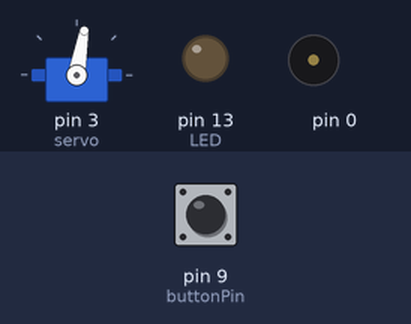
Recording of a sketch running on a simulated Arduino Uno, built with avr-gcc and run on an emulated ATmega328P. Shown: servo, output pins drawn as LEDs (lit = HIGH), buzzer (waves = sounding). The test bench sets the inputs (shaded band); at power-on: pin 9 (buttonPin) HIGH.

Above: at 4.2 s.
4.3 s: pin 9 (buttonPin) pulled LOW for 0.15 s
At 5.0 s:
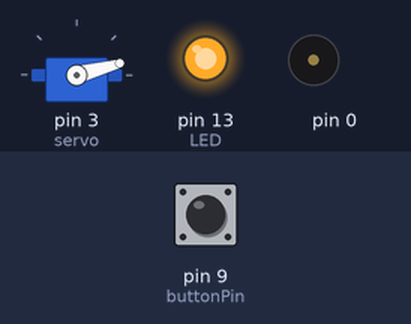
At 12.1 s:
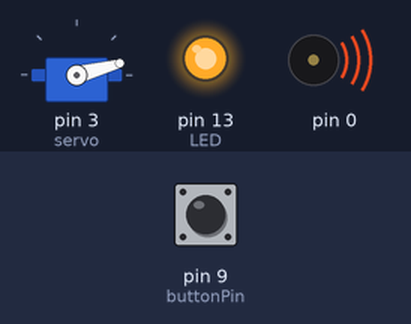
Timing chart, 0 to 13.3 s (numbered marks = the images above; inputs shaded):
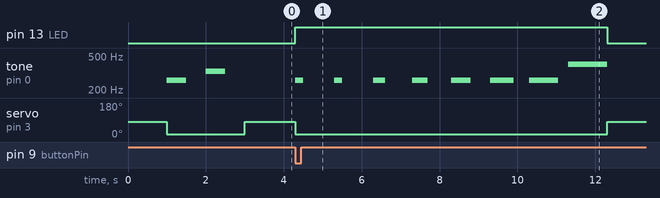

The sketch:

LegoMaze_Servo_Buzzer.ino
```cpp
//
// Using conductive tape and ball bearing as an input for servo control
// By Ben Nelson September 2019

// Include the servo controls
#include <Servo.h>

//Initialize servo and set to start angle. In this case, I am not setting it all the way to Zero,
//as that's just a little too far for the physical setup.
Servo servo;
int angle = 15;

// Declare the pins for the Button and the LED
// We are using the built-in LED associated with pin 13 as a visual cue
// Button Pin is 9, as that's right next to the ground, but any pin could be used as an input,
// We just need the conductive tape from the pin to be right next to tape to the ground,
// so that the ball bearing can complete the circuit of pin to ground.

int buttonPin = 9;
int LED = 13;

void setup() {
  //Servo is connected to pin 3
  servo.attach(3);
  servo.write(13);
  // Define the pin for the conductive tape as an input and activate the internal pull-up resistor
  pinMode(buttonPin, INPUT_PULLUP);
  // Define pin #13 as output, for the LED
  pinMode(LED, OUTPUT);

  // The following lines move the servo and play tones whenever you start or reboot the board.
  // This helps you know that your components are hooked up correctly.

  servo.write(80);
  delay(1000);
  servo.write(15);

  //While the servo moves, the speaker plays two tones in quick succession.
  pinMode(0, OUTPUT);

  tone(0, 261, 500); // Middle C
  delay(1000);

  tone(0, 330, 500); // E
  delay(1000);


}

// This is the main body of the program and will open the gate when the ball bearing completes the circuit by touching both pieces of conductive tape.

void loop() {

  // Read the value of the input. It can either be 1 or 0
  int buttonValue = digitalRead(buttonPin);

  if (buttonValue == LOW) {
    // If conductive tape circuit completed with ball-bearing, turn LED on
    digitalWrite(LED, HIGH);
    // and rotate servo
    servo.write(15);
    // then hold that position based on delay(s) that follow

    // Each of the following plays a note and pauses one second.
    // For more time to run the maze, copy and paste more tones and delay.
    // For LESS time, delete some of the tones and delay.
    // Using the "tone(x,x,x) command, the first number is the pin number the speaker is on,
    // the second number is frequency (pitch) and the third number is the duration of the tone.

    tone(0, 261, 200); // Middle C
    delay(1000);

    tone(0, 261, 200); // Middle C
    delay(1000);

    tone(0, 261, 300); // Middle C
    delay(1000);

    tone(0, 261, 400); // Middle C
    delay(1000);

    tone(0, 261, 500); // Middle C
    delay(1000);

    tone(0, 261, 600); // Middle C
    delay(1000);

    tone(0, 261, 750); // Middle C
    delay(1000);

    tone(0, 400, 1000);
    delay(1000);

  }
  else {
    // Otherwise, turn the LED off and put servo back to original rotation.
    digitalWrite(LED, LOW);
    servo.write(80);
  }
}
```

Measured:
- after the input at 4.3 s, pin 13 (LED): LOW → HIGH at once, → LOW 8.0 s later; tone on pin 0: plays 261 Hz for 0.20 s, 261 Hz for 0.20 s, 261 Hz for 0.30 s, 261 Hz for 0.40 s, 261 Hz for 0.50 s, 261 Hz for 0.60 s … (8 notes in this stretch), starting at once; servo on pin 3 (servo): 80° → 15° at once, → 80° 8.0 s later
